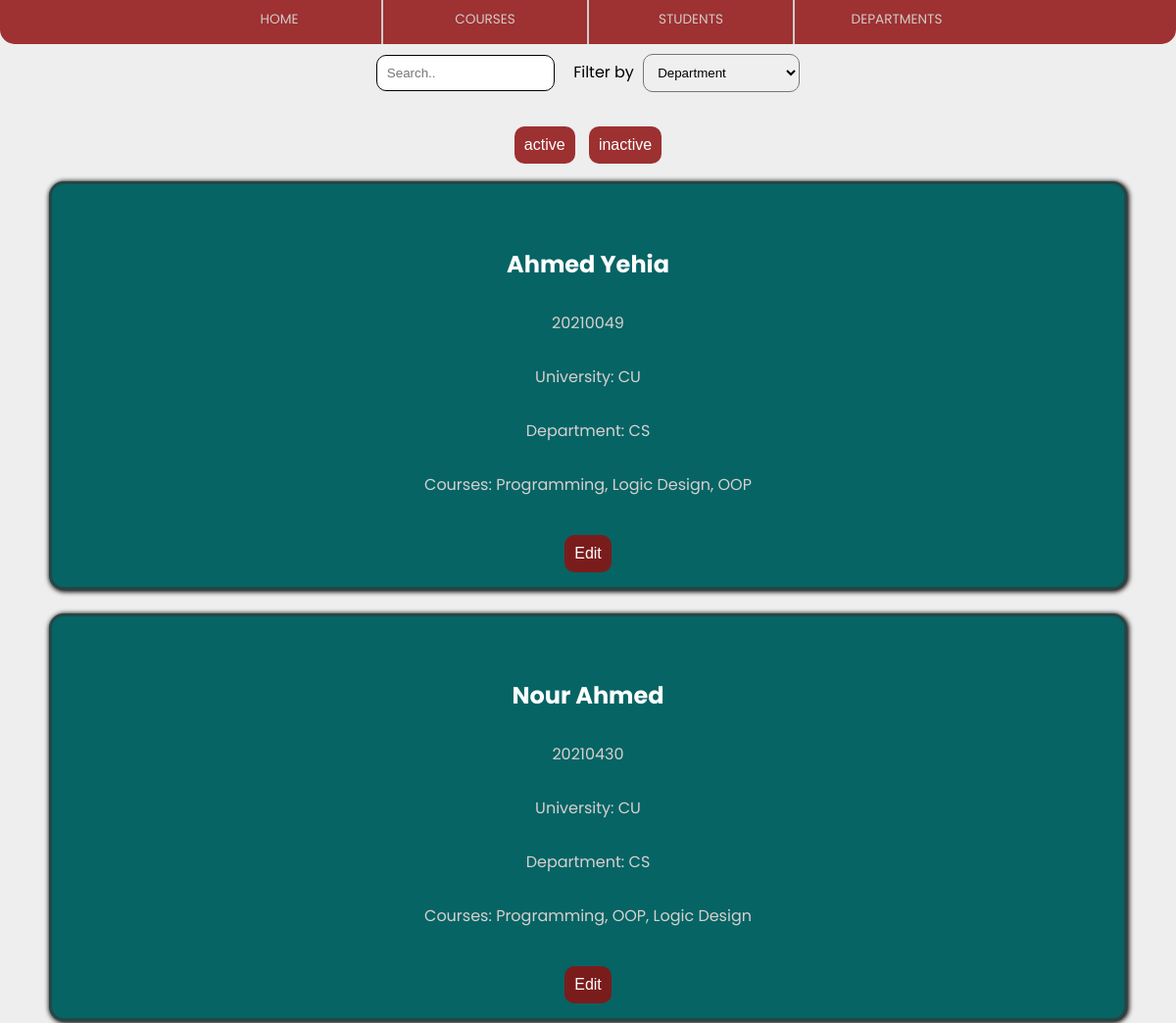
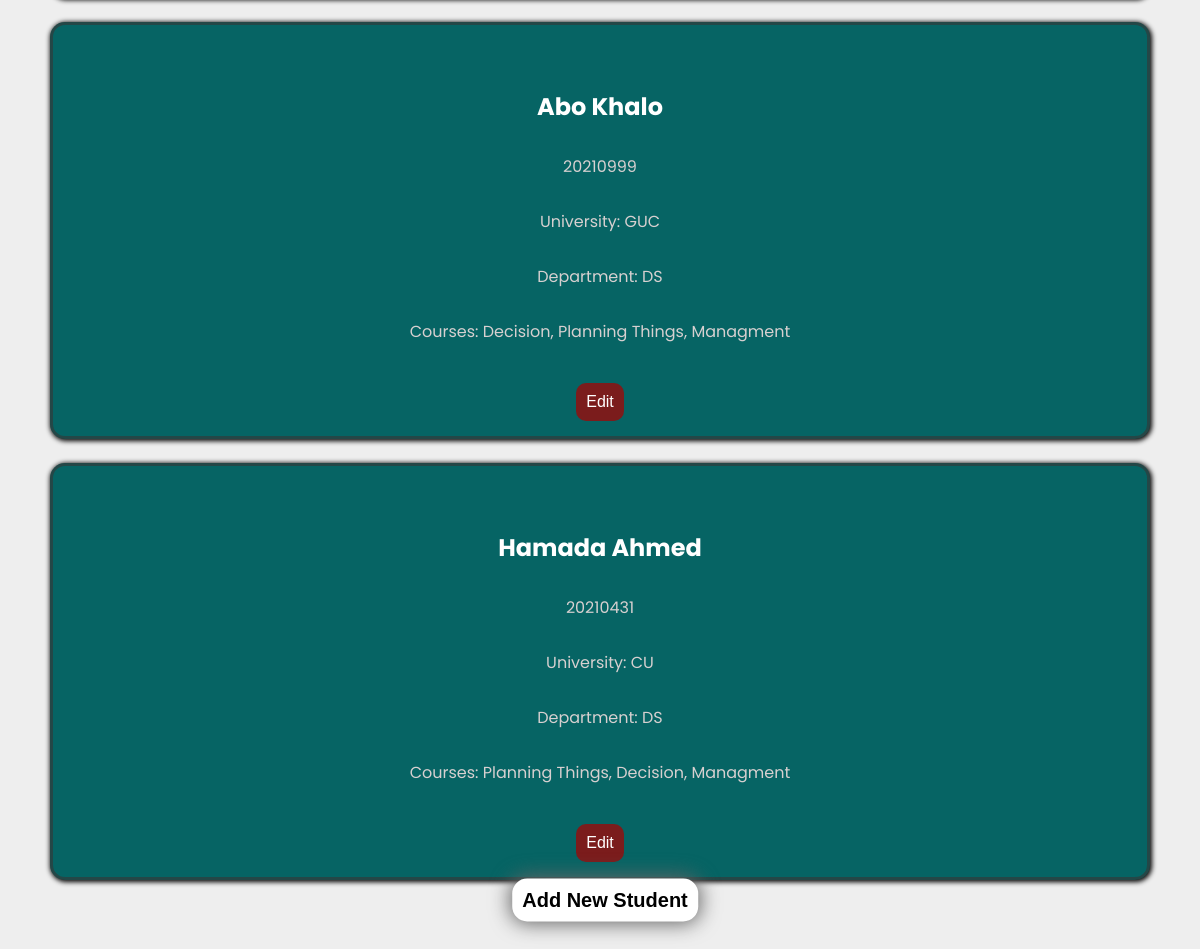
/student_page/, run on the app's committed database (2 pictures, top to bottom).
### mainApp/models.py (models this page shows, shortened)
class Student(models.Model):
    student_fname = models.CharField(max_length=20)
    student_lname = models.CharField(max_length=20)
    student_id = models.CharField(max_length=20)
    student_department = models.CharField(max_length=15)
    student_university = models.CharField(max_length=20)
    student_gender = models.CharField(max_length=10)
    student_status = models.CharField(max_length=10)
    student_birthdate = models.DateField()
    student_course1 = models.CharField(max_length=100)
    student_course2 = models.CharField(max_length=100)
    student_course3 = models.CharField(max_length=100)

### mainApp/views.py (the view)
# urls.py: path('student_page/', views.student_page, name='student_page'),
def student_page(requeset):
    students = Student.objects.all().values()
    template = loader.get_template('students.html')
    context = {
        'students': students,
    }
    return HttpResponse(template.render(context, requeset))

### mainApp/templates/students.html (shortened to what this page needs)
{% extends "master.html" %}
{% block content %}
    <div class = "search_button">
        <input id = "std-name" type="text" placeholder="Search..">
        <p class="filter_by"> Filter by </p>
        <select id="filter_dept">
            <option value="">Department</option>
        </select>
    </div>
    <br>
    <div style="margin-left: auto; margin-right: auto; text-align: center;">
        <button><a href = "{% url 'student_page' %}" >active</a></button>
         <button><a href = "/inactive_students_page">inactive</a></button>
    </div>
    <table class = "cards">
        {% for student in students %}
            {% if student.student_status == 'Active' %}
                <tr id = "students-list">
                    <td class ='student-card' data-department="{{ student.student_department }}">
                        <div class = "card">
                            <h2>{{ student.student_fname }}  {{student.student_lname }}</h2>
                            <p class="title1">{{ student.student_id }}</p>
                            <p>University: {{ student.student_university }}</p>
                            <p>Department: {{ student.student_department }}</p>
                            <p>Courses: {{ student.student_course1 }}, {{ student.student_course2 }}, {{ student.student_course3 }}</p>
                            <button><a href="../edit_student_page/{{ student.id }}">Edit</a></button>
                        </div>
                    </td>
                </tr>
                {% endif %}
            {% endfor %}
    </table>
    <div><br><br><br></div>
    <button class = "create_new">
        <a href="{% url 'add_student_page' %}">Add New Student</a></button>
{% endblock %}

### mainApp/static/stylesheet.css (style rules this page uses)
html { scroll-behavior: smooth; }
body { color: red; padding: 0%; margin: 0%; background-color: #eee; font-family: 'Poppins', sans-serif; }
h2 { color: white; font-size: 3vh; margin-top: 5%; }
.title1 { font-size: 200%; }
.card { text-align: center; background-color: rgb(6, 100, 100); border: solid 3px #3936369a; height: 90%; width: 90%; border-radius: 15px; overflow: hidden; margin: 10px; padding: 10px; box-shadow: 1px 1px 5px 1px #000000; }
input { border-radius: 10px; padding: 10px; width: 20vh; margin: 5px; outline: none; border: 1.8px solid #000000; }
button { border-radius: 10px; padding: 10px; width: fit-content; margin: 5px; outline: none; border: none; text-align: center; background-color: #901010d9; color: white; font-size: 1em; }
.filter_by { color: #000000; display: inline; margin-left: 10px; cursor: text; }
select { border-radius: 10px; padding: 10px; width: 20vh; margin: 5px; }
a, a:visited, a:hover, a:active { color: inherit; text-decoration: none; }
.card p { color: rgb(215, 208, 208); font-size: 2vh; padding: 10px; margin-top: 10px; margin-bottom: 10px; display: block; }
.cards { width: 100%; justify-content: space-evenly; table-layout: auto; margin-left: auto; margin-right: auto; }
.card { margin-left: auto; margin-right: auto; }
.search_button { margin-top: 50px; border: none; color: white; text-align: center; text-decoration: none; font-size: 16px; cursor: pointer; margin-left: auto; margin-right: auto; }
.create_new { position: fixed; bottom: 1%; padding: 10px; border-radius: 15px; border-color: #ccc;; background-color: #ffffff; color: #000000; font-size: 20px; font-weight: bold; text-align: center; left: 50%; transform: translate(-50%, -50%); box-shadow: 0 0 20px 2px rgb(100, 100, 100); }
.create_new a { text-decoration: none; color: #000000; }
.create_new { position: fixed; bottom: 1%; padding: 10px; border-radius: 15px; border-color: #ccc;; background-color: #ffffff; color: #000000; font-size: 20px; font-weight: bold; text-align: center; left: 50%; transform: translate(-50%, -50%); }
html, body { margin: 0; height: 100%; }

### data on the page
Student: student_fname "Ahmed", student_lname "Yehia", student_id "20210049", student_university "CU", student_department "CS", student_course1 "Programming", student_course2 "Logic Design", student_course3 "OOP"
Student: student_fname "Nour", student_lname "Ahmed", student_id "20210430", student_university "CU", student_department "CS", student_course1 "Programming", student_course2 "OOP", student_course3 "Logic Design"
Student: student_fname "Abo", student_lname "Khalo", student_id "20210999", student_university "GUC", student_department "DS", student_course1 "Decision", student_course2 "Planning Things", student_course3 "Managment"
Student: student_fname "Hamada", student_lname "Ahmed", student_id "20210431", student_university "CU", student_department "DS", student_course1 "Planning Things", student_course2 "Decision", student_course3 "Managment"
